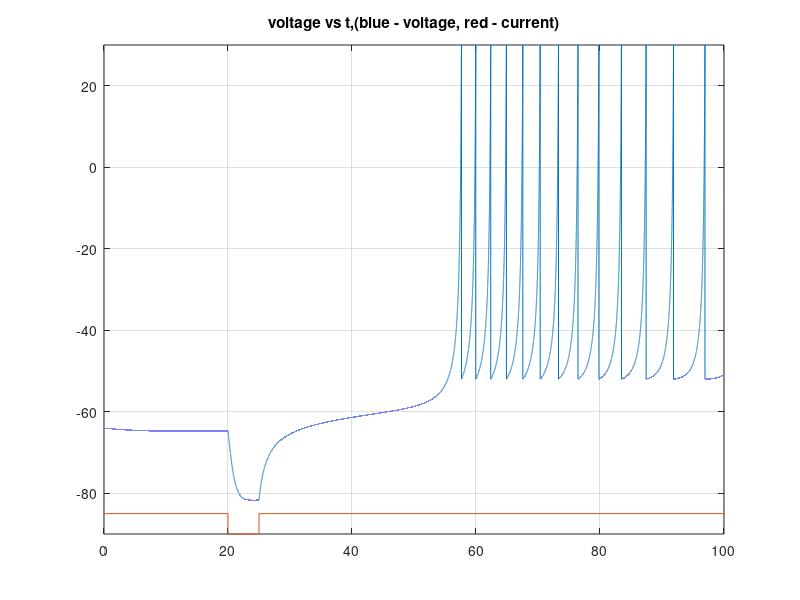

The MATLAB script that drew this image:
% for i=-5:1:5
% a=0.5; b=0.5; c=-52;  d=0; % for early spike, but premature spike also hapen
%  a=0.03; b=0.25; c=-52;  d=0; % original in paper for rebound burst
a=0.03; b=0.25; c=-52;  d=0;
 V=-64;  u=b*V;
    VV=[];  uu=[];
    tau = 0.001;  tspan = 0:tau:100;
    T1=20;
    for t=tspan
        if (t>T1) & (t < T1+5) 
            I=-15;
        else
            I=0;
        end;
        V = V + tau*(0.04*V^2+5*V+140-u+I);
        u = u + tau*a*(b*V-u);
        if V > 30
            VV(end+1)=30;
            V = c;
            u = u + d;
        else
            VV(end+1)=V;
        end;
        uu(end+1)=u;
    end;
    figure(floor(100+1))
            plot(tspan,VV,[0 T1 T1 (T1+5) (T1+5) max(tspan)],-85+[0 0 -5 -5 0 0]);
            axis([0 max(tspan) -90 30])
            title('voltage vs t,(blue - voltage, red - current)')
    grid
% end
